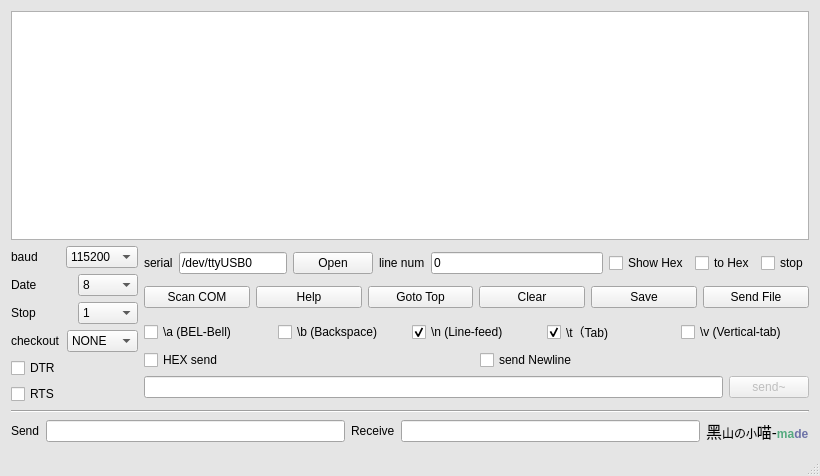
<?xml version="1.0" encoding="UTF-8"?>
<ui version="4.0">
 <class>MQSerial</class>
 <widget class="QMainWindow" name="MQSerial">
  <property name="geometry">
   <rect>
    <x>0</x>
    <y>0</y>
    <width>820</width>
    <height>476</height>
   </rect>
  </property>
  <property name="palette">
   <palette>
    <active>
     <colorrole role="BrightText">
      <brush brushstyle="SolidPattern">
       <color alpha="255">
        <red>198</red>
        <green>198</green>
        <blue>198</blue>
       </color>
      </brush>
     </colorrole>
     <colorrole role="Base">
      <brush brushstyle="SolidPattern">
       <color alpha="255">
        <red>255</red>
        <green>255</green>
        <blue>255</blue>
       </color>
      </brush>
     </colorrole>
     <colorrole role="Window">
      <brush brushstyle="SolidPattern">
       <color alpha="255">
        <red>229</red>
        <green>229</green>
        <blue>229</blue>
       </color>
      </brush>
     </colorrole>
    </active>
    <inactive>
     <colorrole role="BrightText">
      <brush brushstyle="SolidPattern">
       <color alpha="255">
        <red>198</red>
        <green>198</green>
        <blue>198</blue>
       </color>
      </brush>
     </colorrole>
     <colorrole role="Base">
      <brush brushstyle="SolidPattern">
       <color alpha="255">
        <red>255</red>
        <green>255</green>
        <blue>255</blue>
       </color>
      </brush>
     </colorrole>
     <colorrole role="Window">
      <brush brushstyle="SolidPattern">
       <color alpha="255">
        <red>229</red>
        <green>229</green>
        <blue>229</blue>
       </color>
      </brush>
     </colorrole>
    </inactive>
    <disabled>
     <colorrole role="BrightText">
      <brush brushstyle="SolidPattern">
       <color alpha="255">
        <red>198</red>
        <green>198</green>
        <blue>198</blue>
       </color>
      </brush>
     </colorrole>
     <colorrole role="Base">
      <brush brushstyle="SolidPattern">
       <color alpha="255">
        <red>229</red>
        <green>229</green>
        <blue>229</blue>
       </color>
      </brush>
     </colorrole>
     <colorrole role="Window">
      <brush brushstyle="SolidPattern">
       <color alpha="255">
        <red>229</red>
        <green>229</green>
        <blue>229</blue>
       </color>
      </brush>
     </colorrole>
    </disabled>
   </palette>
  </property>
  <property name="windowTitle">
   <string>小喵串口调试助手</string>
  </property>
  <widget class="QWidget" name="centralwidget">
   <layout class="QVBoxLayout" name="verticalLayout_9">
    <item>
     <layout class="QVBoxLayout" name="verticalLayout_14"/>
    </item>
    <item>
     <widget class="QPlainTextEdit" name="plainTextEdit">
      <property name="enabled">
       <bool>true</bool>
      </property>
      <property name="readOnly">
       <bool>false</bool>
      </property>
     </widget>
    </item>
    <item>
     <layout class="QVBoxLayout" name="verticalLayout_7">
      <item>
       <layout class="QHBoxLayout" name="horizontalLayout_15">
        <item>
         <layout class="QVBoxLayout" name="verticalLayout_6">
          <item>
           <layout class="QVBoxLayout" name="verticalLayout_2">
            <item>
             <layout class="QHBoxLayout" name="horizontalLayout">
              <item>
               <widget class="QLabel" name="label_3">
                <property name="text">
                 <string>baud</string>
                </property>
               </widget>
              </item>
              <item>
               <widget class="QComboBox" name="comboBox_2">
                <property name="editable">
                 <bool>false</bool>
                </property>
                <property name="currentIndex">
                 <number>19</number>
                </property>
                <item>
                 <property name="text">
                  <string>50</string>
                 </property>
                </item>
                <item>
                 <property name="text">
                  <string>75</string>
                 </property>
                </item>
                <item>
                 <property name="text">
                  <string>110</string>
                 </property>
                </item>
                <item>
                 <property name="text">
                  <string>134</string>
                 </property>
                </item>
                <item>
                 <property name="text">
                  <string>150</string>
                 </property>
                </item>
                <item>
                 <property name="text">
                  <string>200</string>
                 </property>
                </item>
                <item>
                 <property name="text">
                  <string>300</string>
                 </property>
                </item>
                <item>
                 <property name="text">
                  <string>600</string>
                 </property>
                </item>
                <item>
                 <property name="text">
                  <string>1200</string>
                 </property>
                </item>
                <item>
                 <property name="text">
                  <string>1800</string>
                 </property>
                </item>
                <item>
                 <property name="text">
                  <string>2400</string>
                 </property>
                </item>
                <item>
                 <property name="text">
                  <string>4800</string>
                 </property>
                </item>
                <item>
                 <property name="text">
                  <string>9600</string>
                 </property>
                </item>
                <item>
                 <property name="text">
                  <string>14400</string>
                 </property>
                </item>
                <item>
                 <property name="text">
                  <string>19200</string>
                 </property>
                </item>
                <item>
                 <property name="text">
                  <string>38400</string>
                 </property>
                </item>
                <item>
                 <property name="text">
                  <string>56000</string>
                 </property>
                </item>
                <item>
                 <property name="text">
                  <string>57600</string>
                 </property>
                </item>
                <item>
                 <property name="text">
                  <string>76800</string>
                 </property>
                </item>
                <item>
                 <property name="text">
                  <string>115200</string>
                 </property>
                </item>
                <item>
                 <property name="text">
                  <string>128000</string>
                 </property>
                </item>
                <item>
                 <property name="text">
                  <string>256000</string>
                 </property>
                </item>
               </widget>
              </item>
             </layout>
            </item>
            <item>
             <layout class="QHBoxLayout" name="horizontalLayout_2">
              <item>
               <widget class="QLabel" name="label_4">
                <property name="text">
                 <string>Date</string>
                </property>
               </widget>
              </item>
              <item>
               <widget class="QComboBox" name="comboBox_3">
                <property name="editable">
                 <bool>false</bool>
                </property>
                <property name="currentIndex">
                 <number>3</number>
                </property>
                <item>
                 <property name="text">
                  <string>5</string>
                 </property>
                </item>
                <item>
                 <property name="text">
                  <string>6</string>
                 </property>
                </item>
                <item>
                 <property name="text">
                  <string>7</string>
                 </property>
                </item>
                <item>
                 <property name="text">
                  <string>8</string>
                 </property>
                </item>
               </widget>
              </item>
             </layout>
            </item>
            <item>
             <layout class="QHBoxLayout" name="horizontalLayout_3">
              <item>
               <widget class="QLabel" name="label_5">
                <property name="text">
                 <string>Stop</string>
                </property>
               </widget>
              </item>
              <item>
               <widget class="QComboBox" name="comboBox_4">
                <property name="editable">
                 <bool>false</bool>
                </property>
                <item>
                 <property name="text">
                  <string>1</string>
                 </property>
                </item>
                <item>
                 <property name="text">
                  <string>1.5</string>
                 </property>
                </item>
                <item>
                 <property name="text">
                  <string>2</string>
                 </property>
                </item>
               </widget>
              </item>
             </layout>
            </item>
            <item>
             <layout class="QHBoxLayout" name="horizontalLayout_7">
              <item>
               <widget class="QLabel" name="label_9">
                <property name="text">
                 <string>checkout</string>
                </property>
               </widget>
              </item>
              <item>
               <widget class="QComboBox" name="comboBox_5">
                <item>
                 <property name="text">
                  <string>NONE</string>
                 </property>
                </item>
                <item>
                 <property name="text">
                  <string>ODD</string>
                 </property>
                </item>
                <item>
                 <property name="text">
                  <string>EVEN</string>
                 </property>
                </item>
                <item>
                 <property name="text">
                  <string>MARK</string>
                 </property>
                </item>
                <item>
                 <property name="text">
                  <string>SPACE</string>
                 </property>
                </item>
               </widget>
              </item>
             </layout>
            </item>
           </layout>
          </item>
          <item>
           <layout class="QVBoxLayout" name="verticalLayout">
            <item>
             <widget class="QCheckBox" name="checkBox_4">
              <property name="text">
               <string>DTR</string>
              </property>
             </widget>
            </item>
            <item>
             <widget class="QCheckBox" name="checkBox_5">
              <property name="text">
               <string>RTS</string>
              </property>
             </widget>
            </item>
           </layout>
          </item>
         </layout>
        </item>
        <item>
         <layout class="QVBoxLayout" name="verticalLayout_3">
          <item>
           <layout class="QHBoxLayout" name="horizontalLayout_14">
            <item>
             <layout class="QHBoxLayout" name="horizontalLayout_8">
              <item>
               <widget class="QLabel" name="label_2">
                <property name="text">
                 <string>serial</string>
                </property>
               </widget>
              </item>
              <item>
               <widget class="QLineEdit" name="lineEdit_5">
                <property name="text">
                 <string>/dev/ttyUSB0</string>
                </property>
               </widget>
              </item>
              <item>
               <widget class="QPushButton" name="pushButton_4">
                <property name="text">
                 <string>Open</string>
                </property>
               </widget>
              </item>
             </layout>
            </item>
            <item>
             <layout class="QHBoxLayout" name="horizontalLayout_13">
              <item>
               <widget class="QLabel" name="label_8">
                <property name="text">
                 <string>line num</string>
                </property>
               </widget>
              </item>
              <item>
               <widget class="QLineEdit" name="lineEdit_4">
                <property name="text">
                 <string>0</string>
                </property>
               </widget>
              </item>
             </layout>
            </item>
            <item>
             <layout class="QHBoxLayout" name="horizontalLayout_12">
              <item>
               <widget class="QCheckBox" name="checkBox_2">
                <property name="text">
                 <string>Show Hex</string>
                </property>
               </widget>
              </item>
              <item>
               <widget class="QCheckBox" name="checkBox_11">
                <property name="text">
                 <string>to Hex</string>
                </property>
               </widget>
              </item>
              <item>
               <widget class="QCheckBox" name="checkBox">
                <property name="text">
                 <string>stop</string>
                </property>
               </widget>
              </item>
             </layout>
            </item>
           </layout>
          </item>
          <item>
           <layout class="QHBoxLayout" name="horizontalLayout_10">
            <item>
             <widget class="QPushButton" name="pushButton_8">
              <property name="text">
               <string>Scan COM</string>
              </property>
             </widget>
            </item>
            <item>
             <widget class="QPushButton" name="pushButton_7">
              <property name="text">
               <string>Help</string>
              </property>
             </widget>
            </item>
            <item>
             <widget class="QPushButton" name="pushButton_6">
              <property name="text">
               <string>Goto Top</string>
              </property>
             </widget>
            </item>
            <item>
             <widget class="QPushButton" name="pushButton_5">
              <property name="text">
               <string>Clear</string>
              </property>
             </widget>
            </item>
            <item>
             <widget class="QPushButton" name="pushButton">
              <property name="text">
               <string>Save</string>
              </property>
             </widget>
            </item>
            <item>
             <widget class="QPushButton" name="pushButton_2">
              <property name="text">
               <string>Send File</string>
              </property>
             </widget>
            </item>
           </layout>
          </item>
          <item>
           <layout class="QVBoxLayout" name="verticalLayout_8">
            <item>
             <layout class="QHBoxLayout" name="horizontalLayout_11">
              <item>
               <widget class="QCheckBox" name="checkBox_6">
                <property name="text">
                 <string>\a (BEL-Bell)</string>
                </property>
               </widget>
              </item>
              <item>
               <widget class="QCheckBox" name="checkBox_7">
                <property name="text">
                 <string>\b (Backspace)</string>
                </property>
               </widget>
              </item>
              <item>
               <widget class="QCheckBox" name="checkBox_8">
                <property name="text">
                 <string>\n (Line-feed)</string>
                </property>
                <property name="checked">
                 <bool>true</bool>
                </property>
               </widget>
              </item>
              <item>
               <widget class="QCheckBox" name="checkBox_9">
                <property name="text">
                 <string>\t（Tab)</string>
                </property>
                <property name="checked">
                 <bool>true</bool>
                </property>
               </widget>
              </item>
              <item>
               <widget class="QCheckBox" name="checkBox_13">
                <property name="text">
                 <string>\v (Vertical-tab)</string>
                </property>
               </widget>
              </item>
             </layout>
            </item>
            <item>
             <layout class="QVBoxLayout" name="verticalLayout_4">
              <item>
               <layout class="QHBoxLayout" name="horizontalLayout_9">
                <item>
                 <widget class="QCheckBox" name="checkBox_3">
                  <property name="text">
                   <string>HEX send</string>
                  </property>
                 </widget>
                </item>
                <item>
                 <widget class="QCheckBox" name="checkBox_10">
                  <property name="text">
                   <string>send Newline</string>
                  </property>
                 </widget>
                </item>
               </layout>
              </item>
              <item>
               <layout class="QHBoxLayout" name="horizontalLayout_4">
                <item>
                 <widget class="QLineEdit" name="lineEdit"/>
                </item>
                <item>
                 <widget class="QPushButton" name="pushButton_3">
                  <property name="enabled">
                   <bool>false</bool>
                  </property>
                  <property name="text">
                   <string>send~</string>
                  </property>
                 </widget>
                </item>
               </layout>
              </item>
             </layout>
            </item>
           </layout>
          </item>
         </layout>
        </item>
       </layout>
      </item>
      <item>
       <layout class="QVBoxLayout" name="verticalLayout_5">
        <item>
         <widget class="Line" name="line">
          <property name="orientation">
           <enum>Qt::Horizontal</enum>
          </property>
         </widget>
        </item>
        <item>
         <layout class="QHBoxLayout" name="horizontalLayout_6">
          <item>
           <layout class="QHBoxLayout" name="horizontalLayout_5">
            <item>
             <widget class="QLabel" name="label_6">
              <property name="text">
               <string>Send</string>
              </property>
             </widget>
            </item>
            <item>
             <widget class="QLineEdit" name="lineEdit_2">
              <property name="readOnly">
               <bool>true</bool>
              </property>
             </widget>
            </item>
            <item>
             <widget class="QLabel" name="label_7">
              <property name="text">
               <string>Receive</string>
              </property>
             </widget>
            </item>
            <item>
             <widget class="QLineEdit" name="lineEdit_3">
              <property name="readOnly">
               <bool>true</bool>
              </property>
             </widget>
            </item>
           </layout>
          </item>
          <item>
           <widget class="QLabel" name="label">
            <property name="text">
             <string>&lt;!DOCTYPE HTML PUBLIC &quot;-//W3C//DTD HTML 4.0//EN&quot; &quot;http://www.w3.org/TR/REC-html40/strict.dtd&quot;&gt;
&lt;html&gt;&lt;head&gt;&lt;meta name=&quot;qrichtext&quot; content=&quot;1&quot; /&gt;&lt;style type=&quot;text/css&quot;&gt;
p, li { white-space: pre-wrap; }
&lt;/style&gt;&lt;/head&gt;&lt;body style=&quot; font-family:'SimSun'; font-size:9pt; font-weight:400; font-style:normal;&quot;&gt;
&lt;p style=&quot; margin-top:0px; margin-bottom:0px; margin-left:0px; margin-right:0px; -qt-block-indent:0; text-indent:0px;&quot;&gt;&lt;span style=&quot; font-size:12pt;&quot;&gt;黑&lt;/span&gt;山の&lt;span style=&quot; font-size:8pt;&quot;&gt;小&lt;/span&gt;&lt;span style=&quot; font-size:11pt;&quot;&gt;喵-&lt;/span&gt;&lt;span style=&quot; font-weight:600; color:#55aa7f;&quot;&gt;ma&lt;/span&gt;&lt;span style=&quot; font-weight:600; color:#6d72a7;&quot;&gt;de&lt;/span&gt;&lt;/p&gt;&lt;/body&gt;&lt;/html&gt;</string>
            </property>
           </widget>
          </item>
         </layout>
        </item>
       </layout>
      </item>
     </layout>
    </item>
   </layout>
  </widget>
  <widget class="QStatusBar" name="statusbar"/>
 </widget>
 <layoutdefault spacing="6" margin="11"/>
 <resources/>
 <connections/>
</ui>
